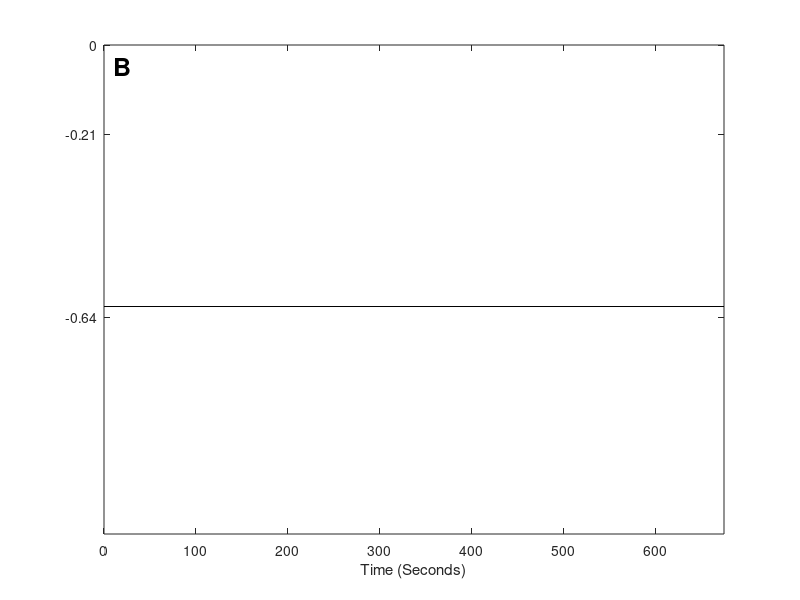

This chart was generated by the following MATLAB code: (Note: this script raises an error after producing the figure.)
% After reprocessing to find new depth (DQdepth)
warning off; close all

% for each file
cd /Volumes/DQ-2013-2/tt13/DQdepthPRH
d = dir('*.mat');
Cond = [4; 4; 1; 1; 1; 4; 4; 1; 4; 1; 1; 1; 4; 1; 1; 4]; % 4 = Tag + 8, 1 = Tag only
Ind = [4; 1; 2; 3; 1; 1; 3; 4; 3; 1; 3; 2; 3; 1; 3; 1]; % 1 = Kolohe, 2 = Liko, 3 = Lono, 4 = NaiNoa;
diam = [0.45 0.39 0.47 0.41]; % diameters for each dolphin based on Ind
for i = 1:length(d);
    tag = load(d(i).name);
    name1 = regexprep(d(i).name,'prh.mat',''); % scrub prh.mat from filename
    name2 = regexprep(name1,'13_',''); % scrub 13_ from filename
    % find time in certain depth bins
    % establish depth bins based on individual body diameter
    edges = [0 0.5*diam(Ind(i)) 1.5*diam(Ind(i)) 3*diam(Ind(i)) 5*diam(Ind(i))]; %  bin edges
    [n(i,:),edges] = histcounts(tag.(name2).pCORR(tag.(name2).start:tag.(name2).stop),edges,'normalization','probability'); % n proportion of time spent in that depth bin
    figure(1);
    subplot('position',[0.1 0.1 0.3 0.8]); hold on; view([90 90])
    h = histogram(tag.(name2).pCORR(tag.(name2).start:tag.(name2).stop),edges,'normalization','probability','displaystyle','stairs');
    if Cond(i) == 1
        set(h,'EdgeColor',[5/255 113/255 176/255])
    else set(h,'EdgeColor',[202/255 0 32/255])
    end
    % make time vector in seconds
    t_s = (1:length(tag.(name2).start:tag.(name2).stop))/tag.(name2).fs;
    subplot('position',[0.42 0.1 0.5 0.8]); hold on
    if Cond(i) == 1
        h2 = patchline(t_s,-tag.(name2).pCORR(tag.(name2).start:tag.(name2).stop),'edgecolor',[5/255 113/255 176/255],'edgealpha',0.1);
    else h2 = patchline(t_s,-tag.(name2).pCORR(tag.(name2).start:tag.(name2).stop),'edgecolor',[202/255 0 32/255],'edgealpha',0.1);
    end
    % get maximum depth
    mx(i) = max(tag.(name2).pCORR(tag.(name2).start:tag.(name2).stop));
end
plot([0 675],[0 0],'k') % plot surface
for i = 1:4; % plot diameters
    plot([0 675],-[0.5*diam(i) 0.5*diam(i)],'k');
    plot([0 675],-[1.5*diam(i) 1.5*diam(i)],'k');
end
xlim([0 675]); ylim([-1.15 0]); box on
xlabel('Time (Seconds)');
text(10,-0.05,'B','FontSize',18,'FontWeight','bold')
set(gca,'ytick',[-0.64 -0.21 0],'yticklabels',{'1.5xBD','0.5xBD','0'},'yaxislocation','right')

subplot('position',[0.1 0.1 0.3 0.8]); hold on; view([90 90])
xlabel('Depth (m)'); xlim([0 1.1]); box on;
ylabel('Normalized Frequency')
set(gca,'ytick',0:0.2:1)
set(gcf,'position',[384   241   675   384])
text(0.05,0.015, 'A','FontSize',18,'FontWeight','bold')
text(-0.07,0.2, 'Surface Drag Effect','FontSize',14)
adjustfigurefont

load('gamma')
plot(gamma(:,1)*diam,gamma(:,2)/5,'k')

cd /Users/julievanderhoop/Documents/MATLAB/DQ/DQ2013/AnalysisFigs
print('DQ2013_TagDepth','-dpng','-r300')


[mean(mx(Cond == 1)) std(mx(Cond == 1))];
[mean(mx(Cond == 4)) std(mx(Cond == 4))];
[mean(n(Cond == 1,2)) std(n(Cond == 1,2))];
[mean(n(Cond == 4,2)) std(n(Cond == 4,2))];

return

%% plot time spent in different depth bins
figure(2); clf; hold on
[Y,I] = sort(Cond);
for i = 1:length(n)
    h = plot3(repmat(i,4,1),n(I(i),:),[-0.5 -1.5 -3 -5]);
    % but make these different colours and symbols for different conditions
    if Cond(I(i)) == 1
        set(h,'color',[5/255 113/255 176/255],'marker','^','markerfacecolor',[5/255 113/255 176/255],'markeredgecolor','k')
    else set(h,'color',[202/255 0 32/255],'marker','s','markerfacecolor',[202/255 0 32/255],'markeredgecolor','k')
    end
end
view(62,32); box on
xlabel('Condition')
ylabel('Normalized Frequency')
zlabel('Depth (xBL)')
%% plot bar
figure(3); clf
axesPosition = [0.13 0.11 0.775 0.815];
xLimit = [0 5];
h1 = axes('Position',axesPosition,'Xlim',xLimit,...
    'CameraPosition',[68.8136   75.6310    4.7439],...
    'NextPlot','add','ylim',[0 17]);
% h2 = axes('Position',axesPosition+yWidth.*[-1 0 1 0]),...
%           'Color','none','XColor','k','YColor','m',...
%           'XLim',xLimit+[xOffset 0],'YLim',[0 10],...
%           'XTick',[],'XTickLabel',[],'NextPlot','add');
% sort by condition?
[Y,I] = sort(Cond);
% [Y,CI] = sort(Cond(I));
bar3(h1,n(I,:))
view(46,24)
set(h1,'ytick',1:16,'Yticklabels',Y,'xtick',1:4,...
    'xticklabels',{'<0.5xBL';'0.5-1.5xBL';'1.5-3xBL';'>3xBL'});

%% plot all <0.5 BL in each condition, 0.5-1.5 in each condition
figure(5); clf; hold on
plot(zeros(length(find(Cond == 1))),n(Cond == 1,1),'^','color',[5/255 113/255 176/255])
plot(zeros(length(find(Cond == 4)))+0.5,n(Cond == 4,1),'s','color',[202/255 0 32/255])
plot(ones(length(find(Cond == 1))),n(Cond == 1,2),'^','color',[5/255 113/255 176/255])
plot(ones(length(find(Cond == 4)))+0.5,n(Cond == 4,2),'s','color',[202/255 0 32/255])
